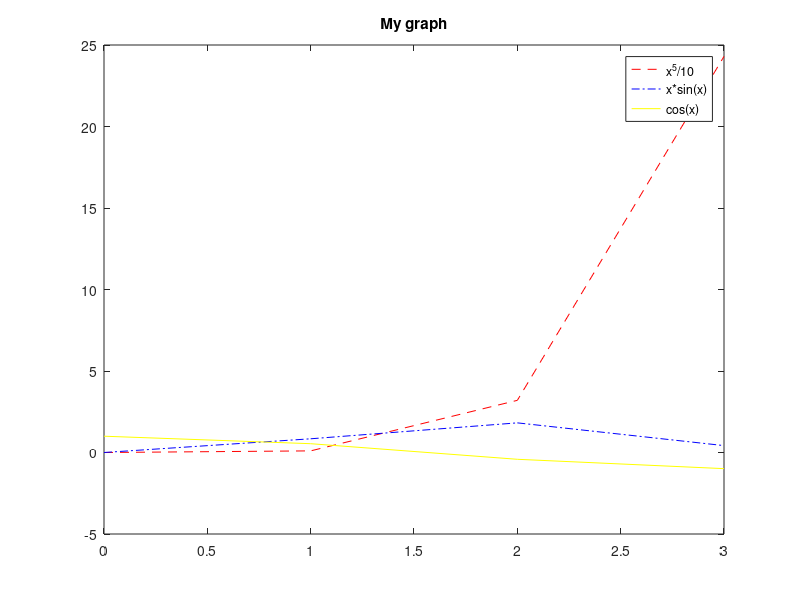
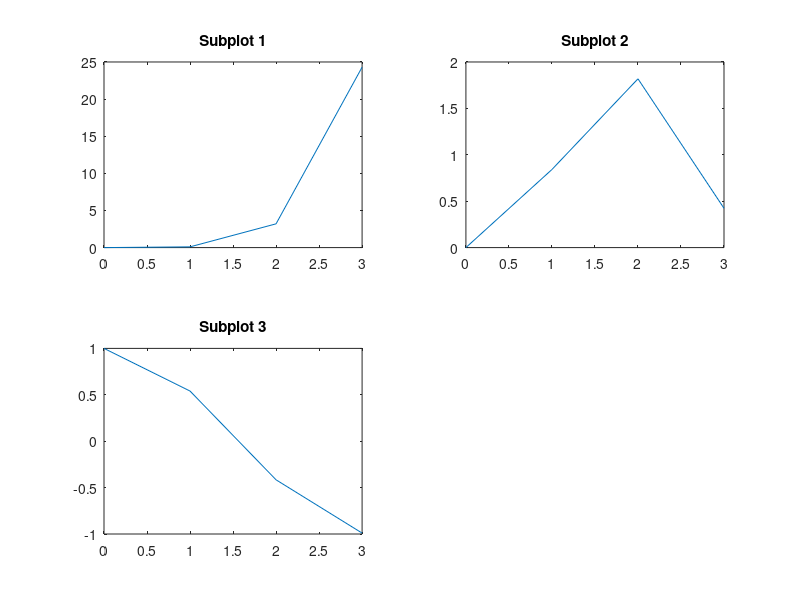

These charts were generated, in order, by the following MATLAB code:
  x = 0:3;
y1 = x.^5/10;
y2 = x .* sin(x);
y3 = cos(x);
plot(x,y1,'color','r', '--'); 
hold on;
plot(x,y2,'color','b', '-.'); 
hold on;
plot(x,y3,'color','y'); 
title("My graph")
legend("x^5/10", "x*sin(x)", "cos(x)")

figure
subplot(2,2,1)      
plot(x,y1)          
title('Subplot 1')
subplot(2,2,2)       
plot(x,y2)        
title('Subplot 2')
subplot(2,2,3)      
plot(x,y3)          
title('Subplot 3')

##plots   = [];
##%plots(1) = 
##plot(x,y1,'color','r', '--');
##
##%plots(2) = 
##plot(x,y2,'color','b', '-.'); 
##%plots(3) = 
##plot(x,y3,'color','y'); 
##figure(3);
##
####subplot(1,2,1), imshow(plots(1))
####subplot(1,2,2), imshow(plots(2))